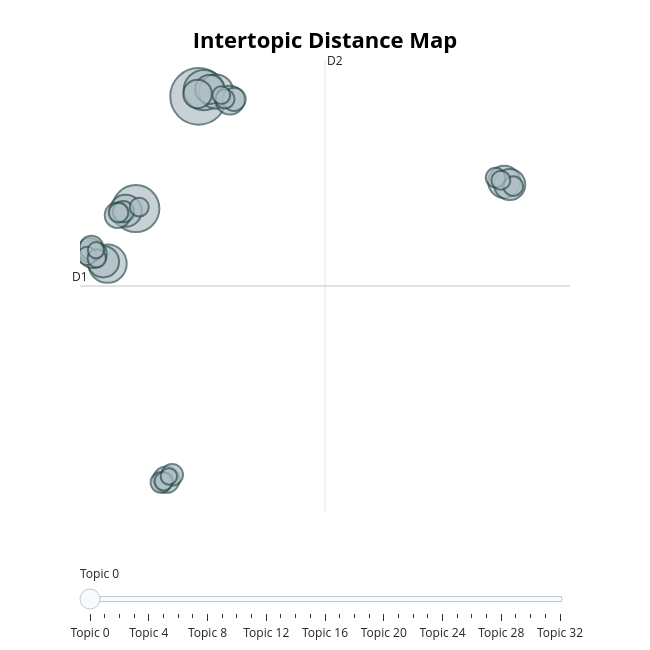

Here is the notebook cell this chart was saved with:
### Code cell
#Explore BERTopic Results via Intertopic Distance Map
#Hover over clusters to discover which topics are assigned where in the map
topic_model.visualize_topics()

### Figure 1 — Plotly figure (JSON) as saved in the notebook; plotly's stock layout.template omitted (floating-point values rounded to 4 significant figures)
{"data": [{"customdata": [[0, "lab | labs | help | section | explain", 142], [1, "students | class | questions | help | student", 98], [2, "tas | students | class | ta | help", 72], [3, "available | questions | answer | possible | answering", 65], [4, "quiz | sections | section | topic | review", 52], [5, "feedback | grading | assignments | grade | faster", 46], [6, "office | hours | tas | ta | classes", 46], [7, "emails | email | respond | reply | quick", 44], [8, "hours | office | having | frequent | homework", 43], [9, "quiz | tas | section | sections | ta", 38], [10, "examples | problems | example | problem | real", 37], [11, "lab | tas | labs | ta | think", 36], [12, "hours | office | accessible | online | flexible", 34], [13, "lecture | concepts | material | materials | explain", 31], [14, "zoom | group | chat | ipad | unfortunately", 29], [15, "office | hours | offer | hour | lots", 26], [16, "office | hours | oh | host | hour", 25], [17, "explanations | explain | willing | doubt | statements", 24], [18, "review | sessions | exams | session | reviewing", 21], [19, "homework | diameter | losing | algebra | distance", 20], [20, "lecture | unhelpful | conceptual | material | different", 19], [21, "canvas | piazza | notes | dates | logistics", 17], [22, "hours | office | lab | labs | scheduled", 17], [23, "emails | email | tas | quickly | strange", 17], [24, "office | tas | hours | good | regular", 16], [25, "practice | problems | guided | emphasize | solutions", 16], [26, "speak | louder | loudly | talking | clearly", 16], [27, "hours | office | help | offer | available", 15], [28, "recitation | recitations | sections | plan | example", 15], [29, "emails | email | respond | hours | office", 15], [30, "exams | exam | practice | problems | practicing", 14], [31, "hold | holding | office | hours | holds", 12], [32, "discussion | midterms | sections | encourage | understanding", 12]], "hovertemplate": "<b>Topic %{customdata[0]}</b><br>%{customdata[1]}<br>Size: %{customdata[2]}", "legendgroup": "", "marker": {"color": "#B0BEC5", "line": {"color": "DarkSlateGrey", "width": 2}, "size": [142, 98, 72, 65, 52, 46, 46, 44, 43, 38, 37, 36, 34, 31, 29, 26, 25, 24, 21, 20, 19, 17, 17, 17, 16, 16, 16, 15, 15, 15, 14, 12, 12], "sizemode": "area", "sizeref": 0.08875, "symbol": "circle"}, "mode": "markers", "name": "", "orientation": "v", "showlegend": false, "type": "scatter", "x": [3.1, 0.05131, 3.36, -1.326, 3.951, -0.4439, 17.97, -1.532, 18.23, 3.647, 4.629, 3.052, -2.042, 1.537, -0.8409, -2.177, -2.109, 4.825, 1.814, -0.5532, 1.273, -0.7919, 18.41, 17.55, 17.8, 4.389, 0.218, -2.318, 1.411, -1.85, 4.208, -1.883, 1.656], "xaxis": "x", "y": [18.96, 7.659, 19.6, 2.117, 19.45, 7.446, 10.36, 2.317, 10.09, 19.67, 18.59, 19.21, 3.069, -19.63, 6.995, 3.47, 3.726, 18.67, -19.14, 7.347, -19.9, 7.258, 9.922, 10.78, 10.52, 18.69, 7.811, 2.898, -19.8, 2.646, 19.08, 3.466, -19.31], "yaxis": "y"}], "layout": {"annotations": [{"showarrow": false, "text": "D1", "x": -2.666, "y": -0.1324, "yshift": 10}, {"showarrow": false, "text": "D2", "x": 9.25, "xshift": 10, "y": 22.62}], "height": 650, "hoverlabel": {"bgcolor": "white", "font": {"family": "Rockwell", "size": 16}}, "legend": {"itemsizing": "constant", "tracegroupgap": 0}, "margin": {"t": 60}, "shapes": [{"line": {"color": "#CFD8DC", "width": 2}, "type": "line", "x0": 9.25, "x1": 9.25, "y0": -22.89, "y1": 22.62}, {"line": {"color": "#9E9E9E", "width": 2}, "type": "line", "x0": -2.666, "x1": 21.17, "y0": -0.1324, "y1": -0.1324}], "sliders": [{"active": 0, "pad": {"t": 50}, "steps": [{"args": [{"marker.color": [["red", "#B0BEC5", "#B0BEC5", "#B0BEC5", "#B0BEC5", "#B0BEC5", "#B0BEC5", "#B0BEC5", "#B0BEC5", "#B0BEC5", "#B0BEC5", "#B0BEC5", "#B0BEC5", "#B0BEC5", "#B0BEC5", "#B0BEC5", "#B0BEC5", "#B0BEC5", "#B0BEC5", "#B0BEC5", "#B0BEC5", "#B0BEC5", "#B0BEC5", "#B0BEC5", "#B0BEC5", "#B0BEC5", "#B0BEC5", "#B0BEC5", "#B0BEC5", "#B0BEC5", "#B0BEC5", "#B0BEC5", "#B0BEC5"]]}], "label": "Topic 0", "method": "update"}, {"args": [{"marker.color": [["#B0BEC5", "red", "#B0BEC5", "#B0BEC5", "#B0BEC5", "#B0BEC5", "#B0BEC5", "#B0BEC5", "#B0BEC5", "#B0BEC5", "#B0BEC5", "#B0BEC5", "#B0BEC5", "#B0BEC5", "#B0BEC5", "#B0BEC5", "#B0BEC5", "#B0BEC5", "#B0BEC5", "#B0BEC5", "#B0BEC5", "#B0BEC5", "#B0BEC5", "#B0BEC5", "#B0BEC5", "#B0BEC5", "#B0BEC5", "#B0BEC5", "#B0BEC5", "#B0BEC5", "#B0BEC5", "#B0BEC5", "#B0BEC5"]]}], "label": "Topic 1", "method": "update"}, {"args": [{"marker.color": [["#B0BEC5", "#B0BEC5", "red", "#B0BEC5", "#B0BEC5", "#B0BEC5", "#B0BEC5", "#B0BEC5", "#B0BEC5", "#B0BEC5", "#B0BEC5", "#B0BEC5", "#B0BEC5", "#B0BEC5", "#B0BEC5", "#B0BEC5", "#B0BEC5", "#B0BEC5", "#B0BEC5", "#B0BEC5", "#B0BEC5", "#B0BEC5", "#B0BEC5", "#B0BEC5", "#B0BEC5", "#B0BEC5", "#B0BEC5", "#B0BEC5", "#B0BEC5", "#B0BEC5", "#B0BEC5", "#B0BEC5", "#B0BEC5"]]}], "label": "Topic 2", "method": "update"}, {"args": [{"marker.color": [["#B0BEC5", "#B0BEC5", "#B0BEC5", "red", "#B0BEC5", "#B0BEC5", "#B0BEC5", "#B0BEC5", "#B0BEC5", "#B0BEC5", "#B0BEC5", "#B0BEC5", "#B0BEC5", "#B0BEC5", "#B0BEC5", "#B0BEC5", "#B0BEC5", "#B0BEC5", "#B0BEC5", "#B0BEC5", "#B0BEC5", "#B0BEC5", "#B0BEC5", "#B0BEC5", "#B0BEC5", "#B0BEC5", "#B0BEC5", "#B0BEC5", "#B0BEC5", "#B0BEC5", "#B0BEC5", "#B0BEC5", "#B0BEC5"]]}], "label": "Topic 3", "method": "update"}, {"args": [{"marker.color": [["#B0BEC5", "#B0BEC5", "#B0BEC5", "#B0BEC5", "red", "#B0BEC5", "#B0BEC5", "#B0BEC5", "#B0BEC5", "#B0BEC5", "#B0BEC5", "#B0BEC5", "#B0BEC5", "#B0BEC5", "#B0BEC5", "#B0BEC5", "#B0BEC5", "#B0BEC5", "#B0BEC5", "#B0BEC5", "#B0BEC5", "#B0BEC5", "#B0BEC5", "#B0BEC5", "#B0BEC5", "#B0BEC5", "#B0BEC5", "#B0BEC5", "#B0BEC5", "#B0BEC5", "#B0BEC5", "#B0BEC5", "#B0BEC5"]]}], "label": "Topic 4", "method": "update"}, {"args": [{"marker.color": [["#B0BEC5", "#B0BEC5", "#B0BEC5", "#B0BEC5", "#B0BEC5", "red", "#B0BEC5", "#B0BEC5", "#B0BEC5", "#B0BEC5", "#B0BEC5", "#B0BEC5", "#B0BEC5", "#B0BEC5", "#B0BEC5", "#B0BEC5", "#B0BEC5", "#B0BEC5", "#B0BEC5", "#B0BEC5", "#B0BEC5", "#B0BEC5", "#B0BEC5", "#B0BEC5", "#B0BEC5", "#B0BEC5", "#B0BEC5", "#B0BEC5", "#B0BEC5", "#B0BEC5", "#B0BEC5", "#B0BEC5", "#B0BEC5"]]}], "label": "Topic 5", "method": "update"}, {"args": [{"marker.color": [["#B0BEC5", "#B0BEC5", "#B0BEC5", "#B0BEC5", "#B0BEC5", "#B0BEC5", "red", "#B0BEC5", "#B0BEC5", "#B0BEC5", "#B0BEC5", "#B0BEC5", "#B0BEC5", "#B0BEC5", "#B0BEC5", "#B0BEC5", "#B0BEC5", "#B0BEC5", "#B0BEC5", "#B0BEC5", "#B0BEC5", "#B0BEC5", "#B0BEC5", "#B0BEC5", "#B0BEC5", "#B0BEC5", "#B0BEC5", "#B0BEC5", "#B0BEC5", "#B0BEC5", "#B0BEC5", "#B0BEC5", "#B0BEC5"]]}], "label": "Topic 6", "method": "update"}, {"args": [{"marker.color": [["#B0BEC5", "#B0BEC5", "#B0BEC5", "#B0BEC5", "#B0BEC5", "#B0BEC5", "#B0BEC5", "red", "#B0BEC5", "#B0BEC5", "#B0BEC5", "#B0BEC5", "#B0BEC5", "#B0BEC5", "#B0BEC5", "#B0BEC5", "#B0BEC5", "#B0BEC5", "#B0BEC5", "#B0BEC5", "#B0BEC5", "#B0BEC5", "#B0BEC5", "#B0BEC5", "#B0BEC5", "#B0BEC5", "#B0BEC5", "#B0BEC5", "#B0BEC5", "#B0BEC5", "#B0BEC5", "#B0BEC5", "#B0BEC5"]]}], "label": "Topic 7", "method": "update"}, {"args": [{"marker.color": [["#B0BEC5", "#B0BEC5", "#B0BEC5", "#B0BEC5", "#B0BEC5", "#B0BEC5", "#B0BEC5", "#B0BEC5", "red", "#B0BEC5", "#B0BEC5", "#B0BEC5", "#B0BEC5", "#B0BEC5", "#B0BEC5", "#B0BEC5", "#B0BEC5", "#B0BEC5", "#B0BEC5", "#B0BEC5", "#B0BEC5", "#B0BEC5", "#B0BEC5", "#B0BEC5", "#B0BEC5", "#B0BEC5", "#B0BEC5", "#B0BEC5", "#B0BEC5", "#B0BEC5", "#B0BEC5", "#B0BEC5", "#B0BEC5"]]}], "label": "Topic 8", "method": "update"}, {"args": [{"marker.color": [["#B0BEC5", "#B0BEC5", "#B0BEC5", "#B0BEC5", "#B0BEC5", "#B0BEC5", "#B0BEC5", "#B0BEC5", "#B0BEC5", "red", "#B0BEC5", "#B0BEC5", "#B0BEC5", "#B0BEC5", "#B0BEC5", "#B0BEC5", "#B0BEC5", "#B0BEC5", "#B0BEC5", "#B0BEC5", "#B0BEC5", "#B0BEC5", "#B0BEC5", "#B0BEC5", "#B0BEC5", "#B0BEC5", "#B0BEC5", "#B0BEC5", "#B0BEC5", "#B0BEC5", "#B0BEC5", "#B0BEC5", "#B0BEC5"]]}], "label": "Topic 9", "method": "update"}, {"args": [{"marker.color": [["#B0BEC5", "#B0BEC5", "#B0BEC5", "#B0BEC5", "#B0BEC5", "#B0BEC5", "#B0BEC5", "#B0BEC5", "#B0BEC5", "#B0BEC5", "red", "#B0BEC5", "#B0BEC5", "#B0BEC5", "#B0BEC5", "#B0BEC5", "#B0BEC5", "#B0BEC5", "#B0BEC5", "#B0BEC5", "#B0BEC5", "#B0BEC5", "#B0BEC5", "#B0BEC5", "#B0BEC5", "#B0BEC5", "#B0BEC5", "#B0BEC5", "#B0BEC5", "#B0BEC5", "#B0BEC5", "#B0BEC5", "#B0BEC5"]]}], "label": "Topic 10", "method": "update"}, {"args": [{"marker.color": [["#B0BEC5", "#B0BEC5", "#B0BEC5", "#B0BEC5", "#B0BEC5", "#B0BEC5", "#B0BEC5", "#B0BEC5", "#B0BEC5", "#B0BEC5", "#B0BEC5", "red", "#B0BEC5", "#B0BEC5", "#B0BEC5", "#B0BEC5", "#B0BEC5", "#B0BEC5", "#B0BEC5", "#B0BEC5", "#B0BEC5", "#B0BEC5", "#B0BEC5", "#B0BEC5", "#B0BEC5", "#B0BEC5", "#B0BEC5", "#B0BEC5", "#B0BEC5", "#B0BEC5", "#B0BEC5", "#B0BEC5", "#B0BEC5"]]}], "label": "Topic 11", "method": "update"}, {"args": [{"marker.color": [["#B0BEC5", "#B0BEC5", "#B0BEC5", "#B0BEC5", "#B0BEC5", "#B0BEC5", "#B0BEC5", "#B0BEC5", "#B0BEC5", "#B0BEC5", "#B0BEC5", "#B0BEC5", "red", "#B0BEC5", "#B0BEC5", "#B0BEC5", "#B0BEC5", "#B0BEC5", "#B0BEC5", "#B0BEC5", "#B0BEC5", "#B0BEC5", "#B0BEC5", "#B0BEC5", "#B0BEC5", "#B0BEC5", "#B0BEC5", "#B0BEC5", "#B0BEC5", "#B0BEC5", "#B0BEC5", "#B0BEC5", "#B0BEC5"]]}], "label": "Topic 12", "method": "update"}, {"args": [{"marker.color": [["#B0BEC5", "#B0BEC5", "#B0BEC5", "#B0BEC5", "#B0BEC5", "#B0BEC5", "#B0BEC5", "#B0BEC5", "#B0BEC5", "#B0BEC5", "#B0BEC5", "#B0BEC5", "#B0BEC5", "red", "#B0BEC5", "#B0BEC5", "#B0BEC5", "#B0BEC5", "#B0BEC5", "#B0BEC5", "#B0BEC5", "#B0BEC5", "#B0BEC5", "#B0BEC5", "#B0BEC5", "#B0BEC5", "#B0BEC5", "#B0BEC5", "#B0BEC5", "#B0BEC5", "#B0BEC5", "#B0BEC5", "#B0BEC5"]]}], "label": "Topic 13", "method": "update"}, {"args": [{"marker.color": [["#B0BEC5", "#B0BEC5", "#B0BEC5", "#B0BEC5", "#B0BEC5", "#B0BEC5", "#B0BEC5", "#B0BEC5", "#B0BEC5", "#B0BEC5", "#B0BEC5", "#B0BEC5", "#B0BEC5", "#B0BEC5", "red", "#B0BEC5", "#B0BEC5", "#B0BEC5", "#B0BEC5", "#B0BEC5", "#B0BEC5", "#B0BEC5", "#B0BEC5", "#B0BEC5", "#B0BEC5", "#B0BEC5", "#B0BEC5", "#B0BEC5", "#B0BEC5", "#B0BEC5", "#B0BEC5", "#B0BEC5", "#B0BEC5"]]}], "label": "Topic 14", "method": "update"}, {"args": [{"marker.color": [["#B0BEC5", "#B0BEC5", "#B0BEC5", "#B0BEC5", "#B0BEC5", "#B0BEC5", "#B0BEC5", "#B0BEC5", "#B0BEC5", "#B0BEC5", "#B0BEC5", "#B0BEC5", "#B0BEC5", "#B0BEC5", "#B0BEC5", "red", "#B0BEC5", "#B0BEC5", "#B0BEC5", "#B0BEC5", "#B0BEC5", "#B0BEC5", "#B0BEC5", "#B0BEC5", "#B0BEC5", "#B0BEC5", "#B0BEC5", "#B0BEC5", "#B0BEC5", "#B0BEC5", "#B0BEC5", "#B0BEC5", "#B0BEC5"]]}], "label": "Topic 15", "method": "update"}, {"args": [{"marker.color": [["#B0BEC5", "#B0BEC5", "#B0BEC5", "#B0BEC5", "#B0BEC5", "#B0BEC5", "#B0BEC5", "#B0BEC5", "#B0BEC5", "#B0BEC5", "#B0BEC5", "#B0BEC5", "#B0BEC5", "#B0BEC5", "#B0BEC5", "#B0BEC5", "red", "#B0BEC5", "#B0BEC5", "#B0BEC5", "#B0BEC5", "#B0BEC5", "#B0BEC5", "#B0BEC5", "#B0BEC5", "#B0BEC5", "#B0BEC5", "#B0BEC5", "#B0BEC5", "#B0BEC5", "#B0BEC5", "#B0BEC5", "#B0BEC5"]]}], "label": "Topic 16", "method": "update"}, {"args": [{"marker.color": [["#B0BEC5", "#B0BEC5", "#B0BEC5", "#B0BEC5", "#B0BEC5", "#B0BEC5", "#B0BEC5", "#B0BEC5", "#B0BEC5", "#B0BEC5", "#B0BEC5", "#B0BEC5", "#B0BEC5", "#B0BEC5", "#B0BEC5", "#B0BEC5", "#B0BEC5", "red", "#B0BEC5", "#B0BEC5", "#B0BEC5", "#B0BEC5", "#B0BEC5", "#B0BEC5", "#B0BEC5", "#B0BEC5", "#B0BEC5", "#B0BEC5", "#B0BEC5", "#B0BEC5", "#B0BEC5", "#B0BEC5", "#B0BEC5"]]}], "label": "Topic 17", "method": "update"}, {"args": [{"marker.color": [["#B0BEC5", "#B0BEC5", "#B0BEC5", "#B0BEC5", "#B0BEC5", "#B0BEC5", "#B0BEC5", "#B0BEC5", "#B0BEC5", "#B0BEC5", "#B0BEC5", "#B0BEC5", "#B0BEC5", "#B0BEC5", "#B0BEC5", "#B0BEC5", "#B0BEC5", "#B0BEC5", "red", "#B0BEC5", "#B0BEC5", "#B0BEC5", "#B0BEC5", "#B0BEC5", "#B0BEC5", "#B0BEC5", "#B0BEC5", "#B0BEC5", "#B0BEC5", "#B0BEC5", "#B0BEC5", "#B0BEC5", "#B0BEC5"]]}], "label": "Topic 18", "method": "update"}, {"args": [{"marker.color": [["#B0BEC5", "#B0BEC5", "#B0BEC5", "#B0BEC5", "#B0BEC5", "#B0BEC5", "#B0BEC5", "#B0BEC5", "#B0BEC5", "#B0BEC5", "#B0BEC5", "#B0BEC5", "#B0BEC5", "#B0BEC5", "#B0BEC5", "#B0BEC5", "#B0BEC5", "#B0BEC5", "#B0BEC5", "red", "#B0BEC5", "#B0BEC5", "#B0BEC5", "#B0BEC5", "#B0BEC5", "#B0BEC5", "#B0BEC5", "#B0BEC5", "#B0BEC5", "#B0BEC5", "#B0BEC5", "#B0BEC5", "#B0BEC5"]]}], "label": "Topic 19", "method": "update"}, {"args": [{"marker.color": [["#B0BEC5", "#B0BEC5", "#B0BEC5", "#B0BEC5", "#B0BEC5", "#B0BEC5", "#B0BEC5", "#B0BEC5", "#B0BEC5", "#B0BEC5", "#B0BEC5", "#B0BEC5", "#B0BEC5", "#B0BEC5", "#B0BEC5", "#B0BEC5", "#B0BEC5", "#B0BEC5", "#B0BEC5", "#B0BEC5", "red", "#B0BEC5", "#B0BEC5", "#B0BEC5", "#B0BEC5", "#B0BEC5", "#B0BEC5", "#B0BEC5", "#B0BEC5", "#B0BEC5", "#B0BEC5", "#B0BEC5", "#B0BEC5"]]}], "label": "Topic 20", "method": "update"}, {"args": [{"marker.color": [["#B0BEC5", "#B0BEC5", "#B0BEC5", "#B0BEC5", "#B0BEC5", "#B0BEC5", "#B0BEC5", "#B0BEC5", "#B0BEC5", "#B0BEC5", "#B0BEC5", "#B0BEC5", "#B0BEC5", "#B0BEC5", "#B0BEC5", "#B0BEC5", "#B0BEC5", "#B0BEC5", "#B0BEC5", "#B0BEC5", "#B0BEC5", "red", "#B0BEC5", "#B0BEC5", "#B0BEC5", "#B0BEC5", "#B0BEC5", "#B0BEC5", "#B0BEC5", "#B0BEC5", "#B0BEC5", "#B0BEC5", "#B0BEC5"]]}], "label": "Topic 21", "method": "update"}, {"args": [{"marker.color": [["#B0BEC5", "#B0BEC5", "#B0BEC5", "#B0BEC5", "#B0BEC5", "#B0BEC5", "#B0BEC5", "#B0BEC5", "#B0BEC5", "#B0BEC5", "#B0BEC5", "#B0BEC5", "#B0BEC5", "#B0BEC5", "#B0BEC5", "#B0BEC5", "#B0BEC5", "#B0BEC5", "#B0BEC5", "#B0BEC5", "#B0BEC5", "#B0BEC5", "red", "#B0BEC5", "#B0BEC5", "#B0BEC5", "#B0BEC5", "#B0BEC5", "#B0BEC5", "#B0BEC5", "#B0BEC5", "#B0BEC5", "#B0BEC5"]]}], "label": "Topic 22", "method": "update"}, {"args": [{"marker.color": [["#B0BEC5", "#B0BEC5", "#B0BEC5", "#B0BEC5", "#B0BEC5", "#B0BEC5", "#B0BEC5", "#B0BEC5", "#B0BEC5", "#B0BEC5", "#B0BEC5", "#B0BEC5", "#B0BEC5", "#B0BEC5", "#B0BEC5", "#B0BEC5", "#B0BEC5", "#B0BEC5", "#B0BEC5", "#B0BEC5", "#B0BEC5", "#B0BEC5", "#B0BEC5", "red", "#B0BEC5", "#B0BEC5", "#B0BEC5", "#B0BEC5", "#B0BEC5", "#B0BEC5", "#B0BEC5", "#B0BEC5", "#B0BEC5"]]}], "label": "Topic 23", "method": "update"}, {"args": [{"marker.color": [["#B0BEC5", "#B0BEC5", "#B0BEC5", "#B0BEC5", "#B0BEC5", "#B0BEC5", "#B0BEC5", "#B0BEC5", "#B0BEC5", "#B0BEC5", "#B0BEC5", "#B0BEC5", "#B0BEC5", "#B0BEC5", "#B0BEC5", "#B0BEC5", "#B0BEC5", "#B0BEC5", "#B0BEC5", "#B0BEC5", "#B0BEC5", "#B0BEC5", "#B0BEC5", "#B0BEC5", "red", "#B0BEC5", "#B0BEC5", "#B0BEC5", "#B0BEC5", "#B0BEC5", "#B0BEC5", "#B0BEC5", "#B0BEC5"]]}], "label": "Topic 24", "method": "update"}, {"args": [{"marker.color": [["#B0BEC5", "#B0BEC5", "#B0BEC5", "#B0BEC5", "#B0BEC5", "#B0BEC5", "#B0BEC5", "#B0BEC5", "#B0BEC5", "#B0BEC5", "#B0BEC5", "#B0BEC5", "#B0BEC5", "#B0BEC5", "#B0BEC5", "#B0BEC5", "#B0BEC5", "#B0BEC5", "#B0BEC5", "#B0BEC5", "#B0BEC5", "#B0BEC5", "#B0BEC5", "#B0BEC5", "#B0BEC5", "red", "#B0BEC5", "#B0BEC5", "#B0BEC5", "#B0BEC5", "#B0BEC5", "#B0BEC5", "#B0BEC5"]]}], "label": "Topic 25", "method": "update"}, {"args": [{"marker.color": [["#B0BEC5", "#B0BEC5", "#B0BEC5", "#B0BEC5", "#B0BEC5", "#B0BEC5", "#B0BEC5", "#B0BEC5", "#B0BEC5", "#B0BEC5", "#B0BEC5", "#B0BEC5", "#B0BEC5", "#B0BEC5", "#B0BEC5", "#B0BEC5", "#B0BEC5", "#B0BEC5", "#B0BEC5", "#B0BEC5", "#B0BEC5", "#B0BEC5", "#B0BEC5", "#B0BEC5", "#B0BEC5", "#B0BEC5", "red", "#B0BEC5", "#B0BEC5", "#B0BEC5", "#B0BEC5", "#B0BEC5", "#B0BEC5"]]}], "label": "Topic 26", "method": "update"}, {"args": [{"marker.color": [["#B0BEC5", "#B0BEC5", "#B0BEC5", "#B0BEC5", "#B0BEC5", "#B0BEC5", "#B0BEC5", "#B0BEC5", "#B0BEC5", "#B0BEC5", "#B0BEC5", "#B0BEC5", "#B0BEC5", "#B0BEC5", "#B0BEC5", "#B0BEC5", "#B0BEC5", "#B0BEC5", "#B0BEC5", "#B0BEC5", "#B0BEC5", "#B0BEC5", "#B0BEC5", "#B0BEC5", "#B0BEC5", "#B0BEC5", "#B0BEC5", "red", "#B0BEC5", "#B0BEC5", "#B0BEC5", "#B0BEC5", "#B0BEC5"]]}], "label": "Topic 27", "method": "update"}, {"args": [{"marker.color": [["#B0BEC5", "#B0BEC5", "#B0BEC5", "#B0BEC5", "#B0BEC5", "#B0BEC5", "#B0BEC5", "#B0BEC5", "#B0BEC5", "#B0BEC5", "#B0BEC5", "#B0BEC5", "#B0BEC5", "#B0BEC5", "#B0BEC5", "#B0BEC5", "#B0BEC5", "#B0BEC5", "#B0BEC5", "#B0BEC5", "#B0BEC5", "#B0BEC5", "#B0BEC5", "#B0BEC5", "#B0BEC5", "#B0BEC5", "#B0BEC5", "#B0BEC5", "red", "#B0BEC5", "#B0BEC5", "#B0BEC5", "#B0BEC5"]]}], "label": "Topic 28", "method": "update"}, {"args": [{"marker.color": [["#B0BEC5", "#B0BEC5", "#B0BEC5", "#B0BEC5", "#B0BEC5", "#B0BEC5", "#B0BEC5", "#B0BEC5", "#B0BEC5", "#B0BEC5", "#B0BEC5", "#B0BEC5", "#B0BEC5", "#B0BEC5", "#B0BEC5", "#B0BEC5", "#B0BEC5", "#B0BEC5", "#B0BEC5", "#B0BEC5", "#B0BEC5", "#B0BEC5", "#B0BEC5", "#B0BEC5", "#B0BEC5", "#B0BEC5", "#B0BEC5", "#B0BEC5", "#B0BEC5", "red", "#B0BEC5", "#B0BEC5", "#B0BEC5"]]}], "label": "Topic 29", "method": "update"}, {"args": [{"marker.color": [["#B0BEC5", "#B0BEC5", "#B0BEC5", "#B0BEC5", "#B0BEC5", "#B0BEC5", "#B0BEC5", "#B0BEC5", "#B0BEC5", "#B0BEC5", "#B0BEC5", "#B0BEC5", "#B0BEC5", "#B0BEC5", "#B0BEC5", "#B0BEC5", "#B0BEC5", "#B0BEC5", "#B0BEC5", "#B0BEC5", "#B0BEC5", "#B0BEC5", "#B0BEC5", "#B0BEC5", "#B0BEC5", "#B0BEC5", "#B0BEC5", "#B0BEC5", "#B0BEC5", "#B0BEC5", "red", "#B0BEC5", "#B0BEC5"]]}], "label": "Topic 30", "method": "update"}, {"args": [{"marker.color": [["#B0BEC5", "#B0BEC5", "#B0BEC5", "#B0BEC5", "#B0BEC5", "#B0BEC5", "#B0BEC5", "#B0BEC5", "#B0BEC5", "#B0BEC5", "#B0BEC5", "#B0BEC5", "#B0BEC5", "#B0BEC5", "#B0BEC5", "#B0BEC5", "#B0BEC5", "#B0BEC5", "#B0BEC5", "#B0BEC5", "#B0BEC5", "#B0BEC5", "#B0BEC5", "#B0BEC5", "#B0BEC5", "#B0BEC5", "#B0BEC5", "#B0BEC5", "#B0BEC5", "#B0BEC5", "#B0BEC5", "red", "#B0BEC5"]]}], "label": "Topic 31", "method": "update"}, {"args": [{"marker.color": [["#B0BEC5", "#B0BEC5", "#B0BEC5", "#B0BEC5", "#B0BEC5", "#B0BEC5", "#B0BEC5", "#B0BEC5", "#B0BEC5", "#B0BEC5", "#B0BEC5", "#B0BEC5", "#B0BEC5", "#B0BEC5", "#B0BEC5", "#B0BEC5", "#B0BEC5", "#B0BEC5", "#B0BEC5", "#B0BEC5", "#B0BEC5", "#B0BEC5", "#B0BEC5", "#B0BEC5", "#B0BEC5", "#B0BEC5", "#B0BEC5", "#B0BEC5", "#B0BEC5", "#B0BEC5", "#B0BEC5", "#B0BEC5", "red"]]}], "label": "Topic 32", "method": "update"}]}], "title": {"font": {"color": "Black", "size": 22}, "text": "<b>Intertopic Distance Map</b>", "x": 0.5, "xanchor": "center", "y": 0.95, "yanchor": "top"}, "width": 650, "xaxis": {"anchor": "y", "domain": [0, 1], "range": [-2.666, 21.17], "title": {"text": ""}, "visible": false}, "yaxis": {"anchor": "x", "domain": [0, 1], "range": [-22.89, 22.62], "title": {"text": ""}, "visible": false}}}
